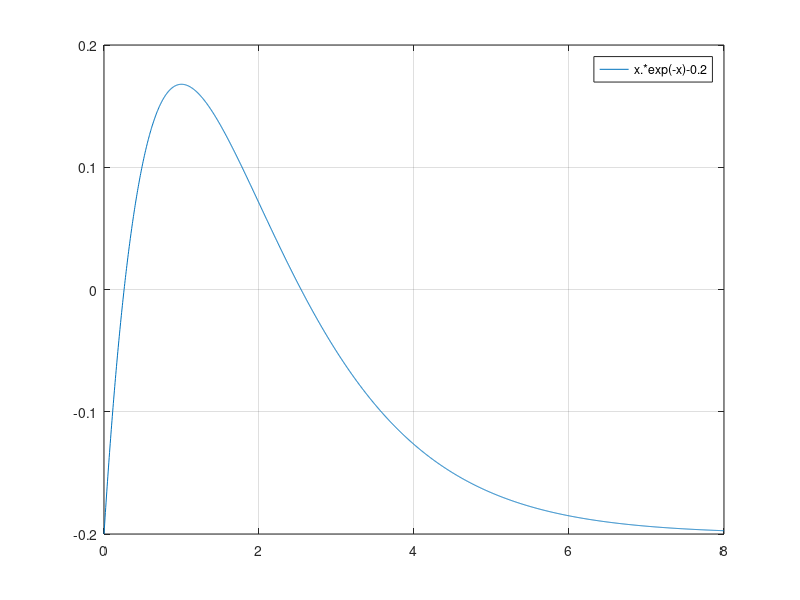

MATLAB code for this plot: (Note: this script raises an error after producing the figure.)
fplot('x*exp(-x)-0.2',[0 8]) % unosimof-jukaoznakovniniz
grid on
x1=fzero('x*exp(-x)-0.2',0.5) %izra?unavanjenulefunkcije-komandafzero
F=@(x)x*exp(-x)-0.2 %definišemoanonimnuf-ju
fzero(F,2.5) %navodimoimeanonimnef-je kaoargument fzero
%ili x1=fzero('x*exp(-x)-0.2',2.8)
